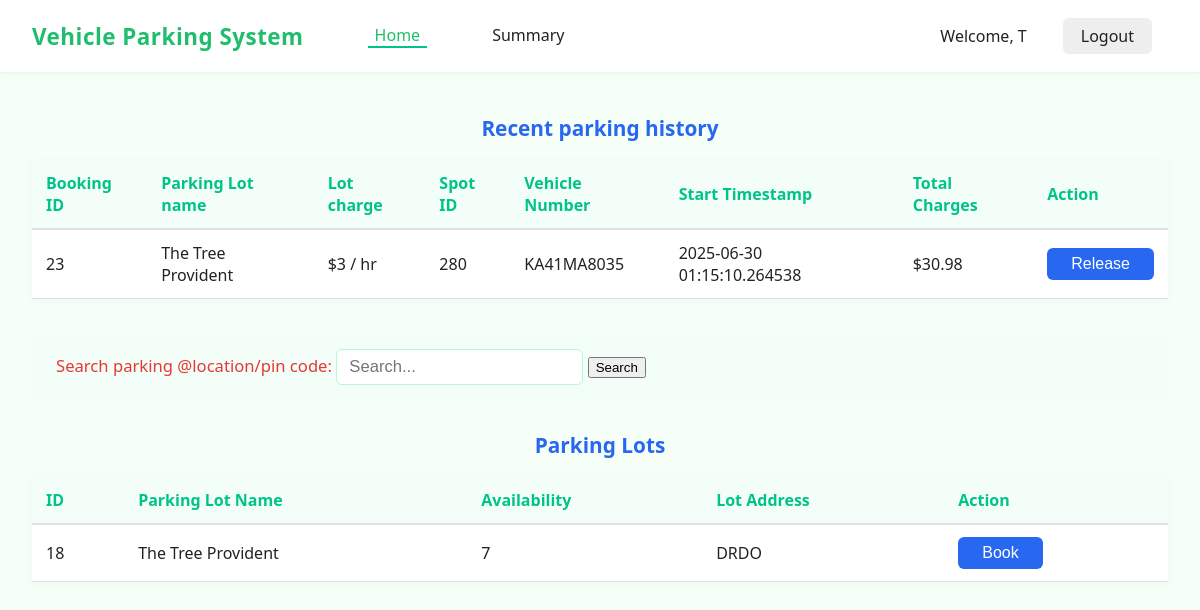
Page /dashboard/user/5 (signed in) on the committed database.
### models/models.py (models this page shows)
class User(db.Model,UserMixin):
    __tablename__ = 'user'
    id = db.Column(db.Integer, primary_key=True, autoincrement=True)
    email = db.Column(db.Text, unique=True, nullable=False)
    password = db.Column(db.Text, nullable=False)
    full_name = db.Column(db.Text, nullable=False)
    address = db.Column(db.Text, nullable=False)
    pincode = db.Column(db.Text, nullable=False)
    vehicle_number = db.Column(db.Text,nullable=True)
    is_admin=db.Column(db.Text,default="user")

class Parking_lot(db.Model):
    __tablename__='parking_lot'
    lot_id=db.Column(db.Integer,primary_key=True,autoincrement=True)
    owner_id = db.Column(db.Integer, db.ForeignKey('user.id', ondelete='CASCADE'))
    lot_name= db.Column(db.Text,nullable=False,unique=True)
    lot_address=db.Column(db.Text,nullable=False)
    lot_spot_count=db.Column(db.Integer,nullable=False)
    lot_price_per_hour=db.Column(db.Integer,nullable=False)
    owner = db.relationship('User', backref=db.backref('parking_lots', passive_deletes=True))
    spots = db.relationship('Parking_spot', backref='lot', cascade="all, delete", passive_deletes=True)
    bookings = db.relationship('Bookings', back_populates='lot', cascade="all, delete", passive_deletes=True)

class Bookings(db.Model):
    __tablename__ = 'bookings'
    booking_id = db.Column(db.Integer, primary_key=True, autoincrement=True)
    spot_id = db.Column(db.Integer, db.ForeignKey('parking_spot.id'), nullable=False)
    lot_id = db.Column(db.Integer, db.ForeignKey('parking_lot.lot_id'), nullable=False)
    user_id = db.Column(db.Integer, db.ForeignKey('user.id'), nullable=False)
    vehicle_number = db.Column(db.String(20),  db.ForeignKey('user.vehicle_number'), nullable=False)
    start_time = db.Column(db.String, default=datetime.utcnow)
    end_time = db.Column(db.String)
    current_status=db.Column(db.Text)
    spot = db.relationship('Parking_spot', backref='bookings')
    lot = db.relationship('Parking_lot', back_populates='bookings')
    user = db.relationship('User', foreign_keys=[user_id], backref='bookings')

### controllers/controllers.py (the view, shortened to what this page needs)
@main.route("/dashboard/user/<id>",methods=['GET','POST'])
@role_required('user')
@login_required
def user_dashboard(id):
    if request.method=="GET":
        user=User.query.filter(User.id==id).first()
        user_data={
                                "name": user.full_name,
                                "address": user.address,
                                "email": user.email,
                                "pincode": user.pincode,
                                "vehicle_number": user.vehicle_number,
                                "id": user.id
                }
        bookings_by_user=Bookings.query.filter_by(user_id=id,current_status='active').all()
        booking_data={}
        for booking in bookings_by_user:
             lot_charge=Parking_lot.query.filter_by(lot_id=booking.lot_id).first().lot_price_per_hour
             lot_name=Parking_lot.query.filter_by(lot_id=booking.lot_id).first().lot_name
             start_time=booking.start_time
             if isinstance(start_time, str):
                start_time = datetime.datetime.strptime(start_time, "%Y-%m-%d %H:%M:%S.%f")
             booking_data[booking.booking_id]={
                                                    "spot_id": booking.spot_id,
                                                    "lot_id":  booking.lot_id,
                                                    "user_id": booking.user_id,
                                                    "vehicle_number": booking.vehicle_number,
                                                    "start_time": booking.start_time,
                                                    "current_status":booking.current_status,
                                                    "lot_name":lot_name,
                                                    "lot_charge":lot_charge,
                                                    "total_charges": calculate_charges(datetime.datetime.now(),start_time,lot_charge)
                                                 }
        print("booking_data",booking_data)
        parking_locations=Parking_lot.query.all()
        parking_data={}
        for location in parking_locations:
                available_spots=Parking_spot.query.filter_by(lot_id=location.lot_id,is_available="Yes").count()
                parking_data[location.lot_id]={
                                            'lot_name':location.lot_name,
                                            'lot_address':location.lot_address,
                                            'available_spots': available_spots
                }
        print(parking_data)
        return render_template('dashboard_user.html',user_data=user_data, parking_data=parking_data,booking_data=booking_data)

### app.py (called while the page is built)
def create_app():
    app = Flask(__name__, template_folder="templates")
    if os.getenv('ENV', 'development') != "production":
        print("Starting Local Development")
        app.config.from_object(LocalDevelopmentConfig)
    else:
        raise Exception("Currently no production config is setup")
    app.register_blueprint(main)
    db.init_app(app)
    login_manager = LoginManager()
    login_manager.login_view = "main.login"
    login_manager.init_app(app)
    @login_manager.user_loader
    def load_user(user_id):
        return User.query.get(int(user_id))
    return app

### controllers/controllers.py (called while the page is built)
def role_required(required_role):
    def decorator(f):
        @wraps(f)
        def decorated_function(*args, **kwargs):
            if not current_user.is_authenticated:
                flash('Please log in to access this page.', 'warning')
                return redirect(url_for('main.login'))
            if required_role == "admin" and current_user.is_admin != "Yes":
                flash('You do not have permission to access this page.', 'danger')
                return redirect(url_for('main.login'))
            return f(*args, **kwargs)
        return decorated_function
    return decorator

def calculate_charges(end_time,start_time,lot_charges):
        charges= ((end_time-start_time).total_seconds()/3600)*lot_charges
        return round(charges,2)

### templates/dashboard_user.html (shortened to what this page needs)
<!DOCTYPE html>
<html lang="en">
<head>
    <link rel="stylesheet" href="{{ url_for('static', filename='css/dashboard_user_style.css') }}">
</head>
<body>
        <nav class="navbar">
        <div class="navbar-left">
            <span class="brand">Vehicle Parking System</span>
                <a href="{{ url_for ('main.user_dashboard',id=user_data.id) }}" class="nav-link active">Home</a>
                <a href="#" class="nav-link">Summary</a>
        </div>
        <div class="navbar-right">
          <span class="welcome">Welcome, {{user_data.name[0]}}</span>
          <a href="{{ url_for('main.logout') }}" class="logout-btn">Logout</a>
        </div>
        </nav>
    <main>
        <section class="history-section">
            <h2>Recent parking history</h2>
            <table class="stylish-table">
                <thead>
                    <tr>
                        <th>Booking ID</th>
                        <th>Parking Lot name</th>
                        <th> Lot charge</th>
                        <th>Spot ID</th>
                        <th>Vehicle Number</th>
                        <th>Start Timestamp</th>
                        <th>Total Charges</th>
                        <th>Action</th>
                    </tr>
                </thead>
                <tbody>
                   {% if booking_data %}
                        {% for booking_id in booking_data %}
                        <tr>
                            <td>{{ booking_id }}</td>
                            <td>{{ booking_data[booking_id].lot_name }}</td>
                            <td>${{ booking_data[booking_id].lot_charge }} / hr</td>
                            <td>{{ booking_data[booking_id].spot_id }}</td>
                            <td>{{  booking_data[booking_id].vehicle_number }}</td>
                            <td>{{  booking_data[booking_id].start_time }}</td>
                            <td>${{ booking_data[booking_id].total_charges }}</td>
                            {% if booking_data[booking_id].current_status=="active" %}
                            <td><button class="book-btn" onclick="window.location.href='{{ url_for('main.release_spot', user_id=user_data.id, parking_lot_id=booking_data[booking_id].lot_id,spot_id=booking_data[booking_id].spot_id) }}'">Release</button></td>
                            {% endif %}
                        </tr>
                        {% endfor %}
                    {% else %}
                    <tr><td colspan="4">No booking data available.</td></tr>
                    {% endif %}
                </tbody>
            </table>
        </section>
        <section class="search-section">
            <form action="{{ url_for('main.user_dashboard', id=user_data.id) }}" method="post">
            <label for="search">Search parking @location/pin code:</label>
            <input type="text" id="search_location" name="search_location" placeholder="Search..."
            pattern="^[a-zA-Z0-9\s]+$"
            title="Only letters, numbers, and spaces allowed.">
            <button type="submit">Search</button>
            </form>
        </section>
        <section class="lots-section">
            <h2>Parking Lots </h2>
            <table class="stylish-table">
                <thead>
                    <tr>
                        <th>ID</th>
                        <th>Parking Lot Name</th>
                        <th>Availability</th>
                        <th>Lot Address</th>
                        <th>Action</th>
                    </tr>
                </thead>
                <tbody>
                    {% if parking_data %}
                            {% for lot_id, location in parking_data.items() %}
                                <tr>
                                    <td>{{ lot_id }}</td>
                                    <td>{{ location.lot_name }}</td>
                                    <td>{{ location.available_spots }}</td>
                                    <td>{{ location.lot_address }}</td>
                                    <td>
                                        <button class="book-btn" onclick="window.location.href='{{ url_for('main.book_spot', user_id=user_data.id, parking_lot_id=lot_id) }}'">Book</button>
                                    </td>
                                </tr>
                            {% endfor %}
                    {% else %}
                        <tr><td colspan="4">No parking data available.</td></tr>
                    {% endif %}
                </tbody>
            </table>
        </section>
    </main>
</body>
</html>

### static/css/dashboard_user_style.css (style rules this page uses)
body { font-family: 'Segoe UI', Arial, sans-serif; background: #f5fff7; margin: 0; padding: 0; color: #222; }
nav a { text-decoration: none; color: #222; margin: 0 16px; font-weight: 500; padding-bottom: 5px; border-bottom: 2px solid transparent; transition: border 0.2s; }
nav a.active, nav a:hover { border-bottom: 2px solid #00c389; color: #00c389; }
.logout-btn { background: #eee; border: none; border-radius: 6px; padding: 7px 18px; font-size: 1em; cursor: pointer; transition: background 0.2s; }
main { padding: 24px 32px; }
section { margin-bottom: 32px; }
h2 { color: #2867f0; font-size: 1.3em; margin-bottom: 18px; font-weight: 600; text-align: center; }
table { width: 100%; border-collapse: collapse; background: #fff; margin: 0 auto 16px auto; box-shadow: 0 2px 8px rgba(0,0,0,0.03); }
th, td { padding: 12px 14px; text-align: left; }
th { background: #f3fef8; color: #00c389; font-weight: 600; border-bottom: 2px solid #e0e0e0; }
td { border-bottom: 1px solid #e0e0e0; }
.search-section { background: #f3fef8; padding: 18px 24px; border-radius: 8px; margin-bottom: 28px; display: flex; align-items: center; gap: 12px; font-size: 1.04em; }
.search-section label { color: #e53935; font-weight: 500; }
.search-section input[type="text"] { padding: 7px 12px; border: 1px solid #b8f8d1; border-radius: 6px; font-size: 1em; outline: none; min-width: 180px; }
.book-btn { background: #2867f0; color: #fff; border: none; border-radius: 6px; padding: 7px 24px; font-size: 1em; cursor: pointer; transition: background 0.2s; }
.navbar { display: flex; align-items: center; justify-content: space-between; background: #fff; padding: 18px 32px; border-bottom: 1px solid #e7fbe6; box-shadow: 0 2px 8px rgba(0,0,0,0.03); }
.navbar-left { display: flex; align-items: center; gap: 26px; }
.brand { color: #1fbe6c; font-size: 1.4rem; font-weight: 700; margin-right: 22px; letter-spacing: 0.5px; }
.nav-link { color: #222; text-decoration: none; font-weight: 500; padding: 0 7px; transition: color 0.2s; }
.nav-link.active, .nav-link:hover { color: #1fbe6c; }
.navbar-right { display: flex; align-items: center; gap: 20px; }

### rows in the picture
User: full_name "T"
Parking_lot: lot_name "The Tree Provident", lot_name "The Tree Provident", lot_address "DRDO"
Bookings: spot "280", vehicle_number "KA41MA8035", start_time "2025-06-30 01:15:10.264538"

### other values in the picture
{{ booking_id }} "23"
{{ booking_data[booking_id].lot_charge }} "3"
{{ booking_data[booking_id].total_charges }} "30.98"
{{ lot_id }} "18"
{{ location.available_spots }} "7"
